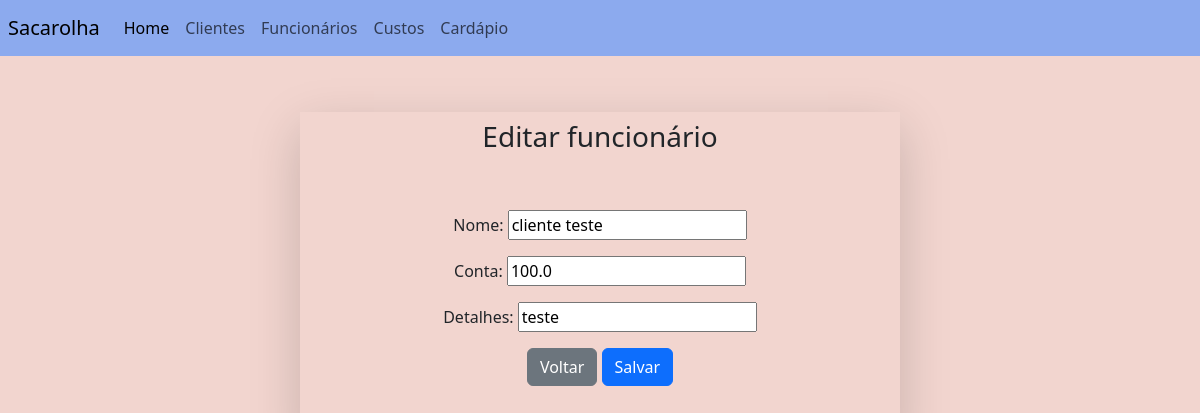
The page /funcionario/2/update (signed in) on the database as committed earlier.
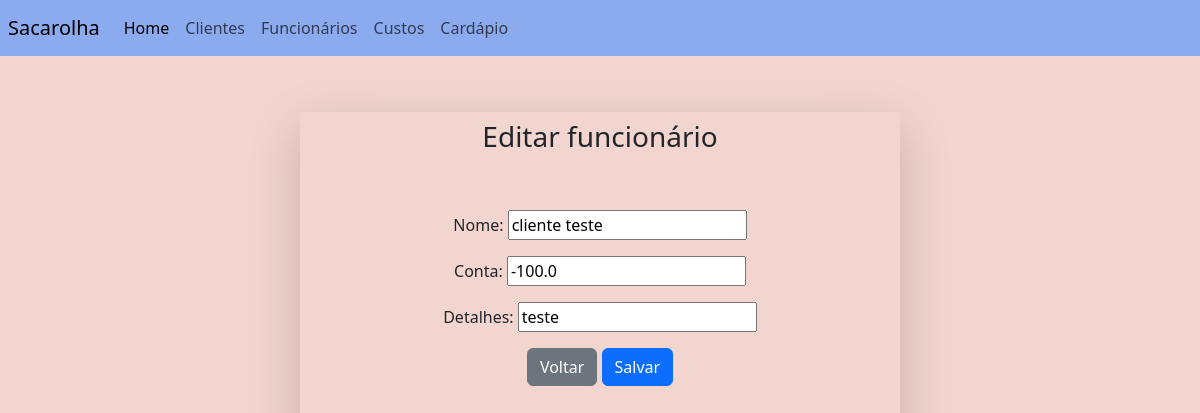
The same page on the database as committed later.
### main/models.py (models this page shows, shortened)
class RegistroFinanceiro(models.Model):
	category_list = [
		("cliente", "cliente"),
		("custo", "custo"),
		("funcionario", "funcionario"),
	]
	user = models.ForeignKey(User, on_delete=models.CASCADE, null=True)
	name = models.CharField(max_length = 200)
	description = models.CharField(max_length = 200, blank=True)
	value = models.FloatField(validators= [validate_positive])
	category = models.CharField(max_length = 200, choices = category_list)
	state = models.BooleanField(default=True)

### main/views.py (the view)
# urls.py: path('funcionario/<int:pk>/update', views.FuncionarioUpdateView.as_view(), name='funcionario_update'),
class FuncionarioUpdateView(LoginRequiredMixin, UpdateView):
    login_url = "login"
    form_class = RegistroFinanceiroForm
    model = RegistroFinanceiro
    template_name = "main/funcionario/funcionario_update.html"
    success_url = "/funcionario_list"

### main/forms.py
class RegistroFinanceiroForm(ModelForm):
    class Meta:
        model = RegistroFinanceiro
        fields = ['name', 'value', 'description']
        labels = {
            "name": "Nome",
            "description": "Detalhes",
            "value": "Conta"
        }

### main/templates/main/funcionario/funcionario_update.html (shortened to what this page needs)
{%extends 'base.html'%}
{%block navbar%}
{%include "navbar.html"%}
{%endblock navbar%}
{%block content%}
<h3 align="center">Editar funcionário</h3>
<div align="center" class="p-5">
<form method="POST" accept-charset="utf-8">
	{{form.as_p}}
	<a class='btn btn-secondary' href="{%url 'funcionario_list'%}">Voltar</a>
	<input type="submit" class='btn btn-primary' value="Salvar">
</form>
</div>
{%endblock content%}

Rows that differ between the two databases and show on the page:
changed RegistroFinanceiro "cliente teste": value "100.0" → "-100.0"
